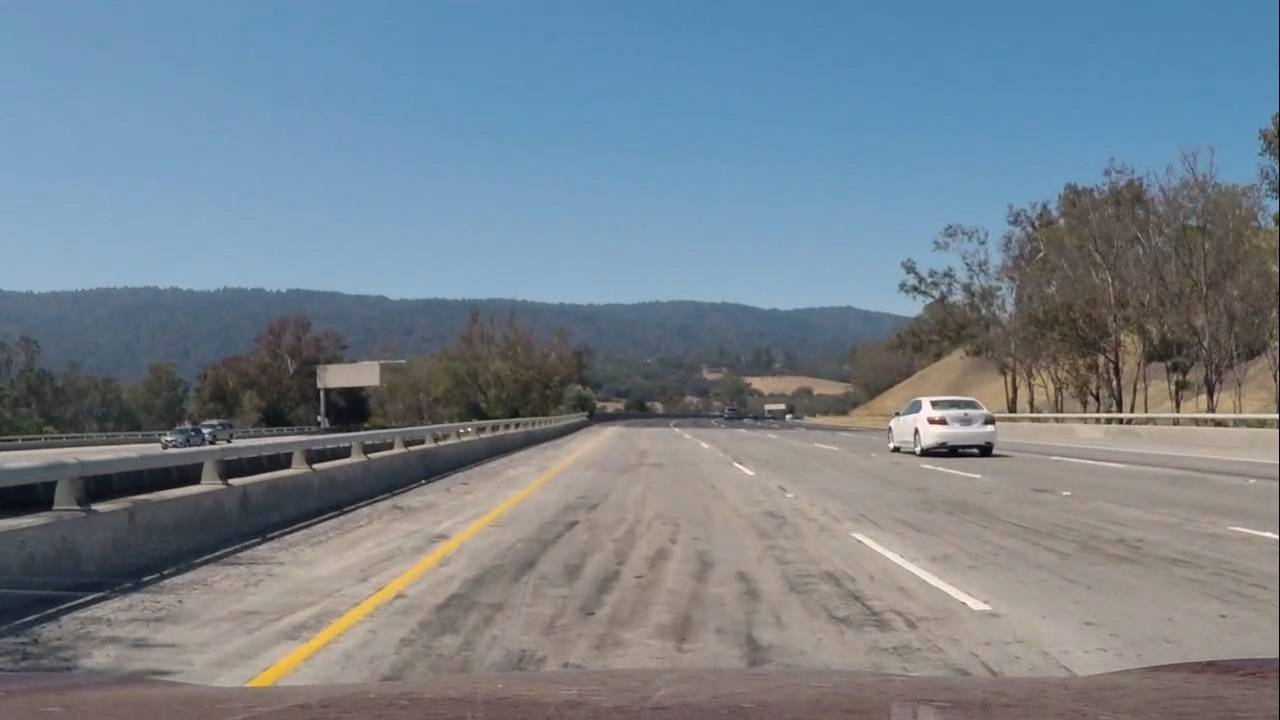
#> input picture test_images/blank_test.jpg, 1280 x 720 px
$ python -i proc.py   (imports and definitions only)   (older library calls are emulated)
#> lines starting #> are read from the running program, lines starting #| are printed output that depends on the picture; after the words box and inside, x2 and y2 are one past the last pixel; in counts of white or black regions, pixels touching at a corner belong together
from turtle import right
import cv2
import numpy as np
import matplotlib.pyplot as plt
import matplotlib.image as mpimg
from helper import save_figure, save_image, save_corner_overlay
from line import Line
import os
import json

# [14 lines left out: function abs_sobel_thresh, not called in this run]

def pipeline(img, **kwargs):
    debug = kwargs.get("debug")
    gray = cv2.cvtColor(img,cv2.COLOR_RGB2GRAY)

    equ = cv2.equalizeHist(gray)
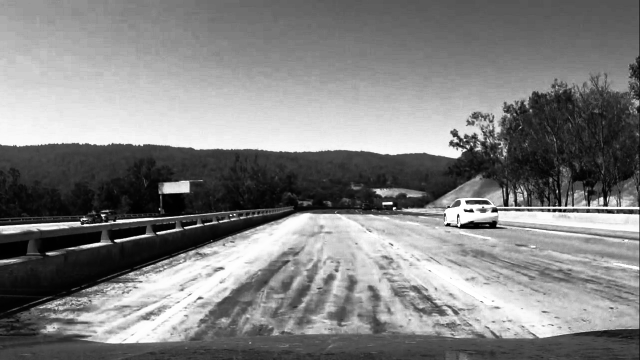
#> equ: shape (720, 1280) (shown at 1/2 size); min 0, max 255, mean 128.8

    if debug:
        # show the histogram equalized image
        save_image(equ, 'Histogram Equalized', 'output_images/examples/example_perspective_hist_eq.jpg')

    #img = cv2.cvtColor(equ,cv2.COLOR_GRAY2RGB)
    hsv = cv2.cvtColor(img, cv2.COLOR_RGB2HLS).astype(np.float)
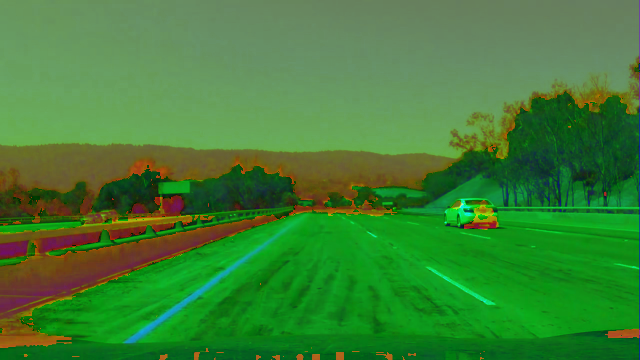
#> hsv: shape (720, 1280, 3) float64 (shown at 1/2 size); mean R, G, B 63.1, 128.7, 53.3
    l_channel = hsv[:,:,1]
    s_channel = hsv[:,:,2]
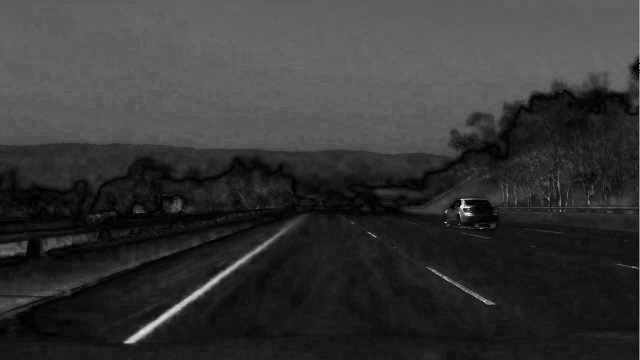
#> s_channel: shape (720, 1280) float64 (shown at 1/2 size); min 0, max 255, mean 53.3

    max_l = np.max(l_channel)
#> max_l = 252

    # Threshold color channel
    s_binary = np.zeros_like(s_channel)

    s_binary[((s_channel >= 90) & (l_channel >= 100)) |
             ((s_channel < 32) & (l_channel >= 0.85*max_l))] = 1

    # if my HLS based thresholding can't find many lane line votes, fall back to sobel based approach
    if np.sum(s_binary) <= 600:
        s_binary = np.zeros_like(s_channel)
        tmp_x = abs_sobel_thresh(equ, orient='x', sobel_kernel=15, thresh=(5, 255))
        s_binary = np.copy(tmp_x)
        s_binary = s_binary

    # get rid of any results in the lower middle part of the image. Helps with problems made by HOV marker
    s_binary[gray.shape[0]-300:gray.shape[0],
                                int(gray.shape[1]/2)-150:int(gray.shape[1]/2)+150] = 0

    color_binary = np.dstack(( s_binary, s_binary, s_binary))

    return color_binary

# Function comes from "Undistort and Transform Perspective" unit in the project's lesson
# [369 lines left out: functions corners_unwarp, corners_warp, compute_lane_line_polynomials, calculate_lane_curvature, big_pipeline, not called in this run]

>>> import cv2
>>> picture = cv2.cvtColor(cv2.imread('../test_images/blank_test.jpg'), cv2.COLOR_BGR2RGB)
>>> result = pipeline(picture)
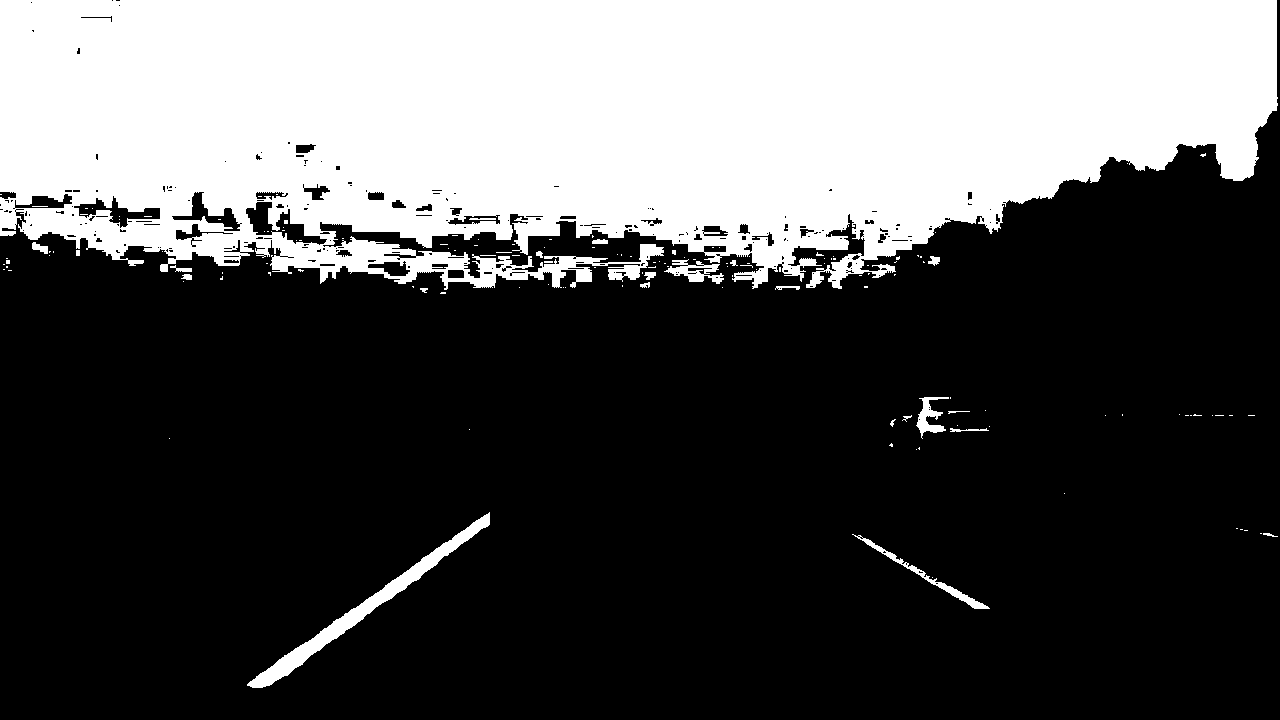
#> result: shape (720, 1280, 3) float64; values 0 (black) and 1 (white), 32.6% white; 148 white regions (125 under 20 px), largest, box (x1, y1, x2, y2) and area: (0, 0, 1278, 290) 292898, (247, 512, 490, 688) 3888, (852, 534, 990, 609) 777

$ run again, on test_images/challenge.jpg
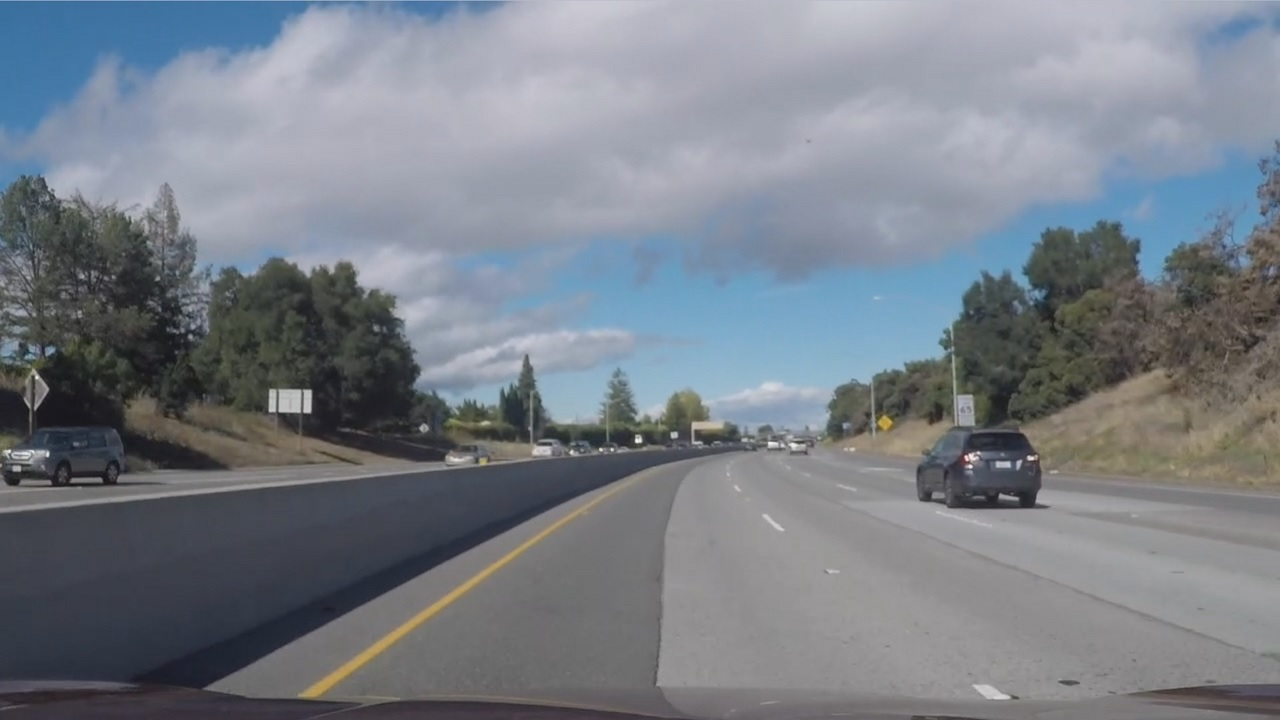
#> input picture test_images/challenge.jpg, 1280 x 720 px
#> in pipeline, `s_channel = hsv[:,:,2]`:
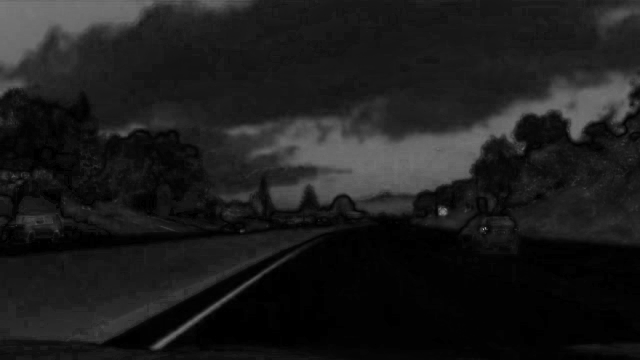
#> s_channel: shape (720, 1280) float64 (shown at 1/2 size); min 0, max 255, mean 28.1
#> max_l = 247
#> `result = pipeline(picture)`:
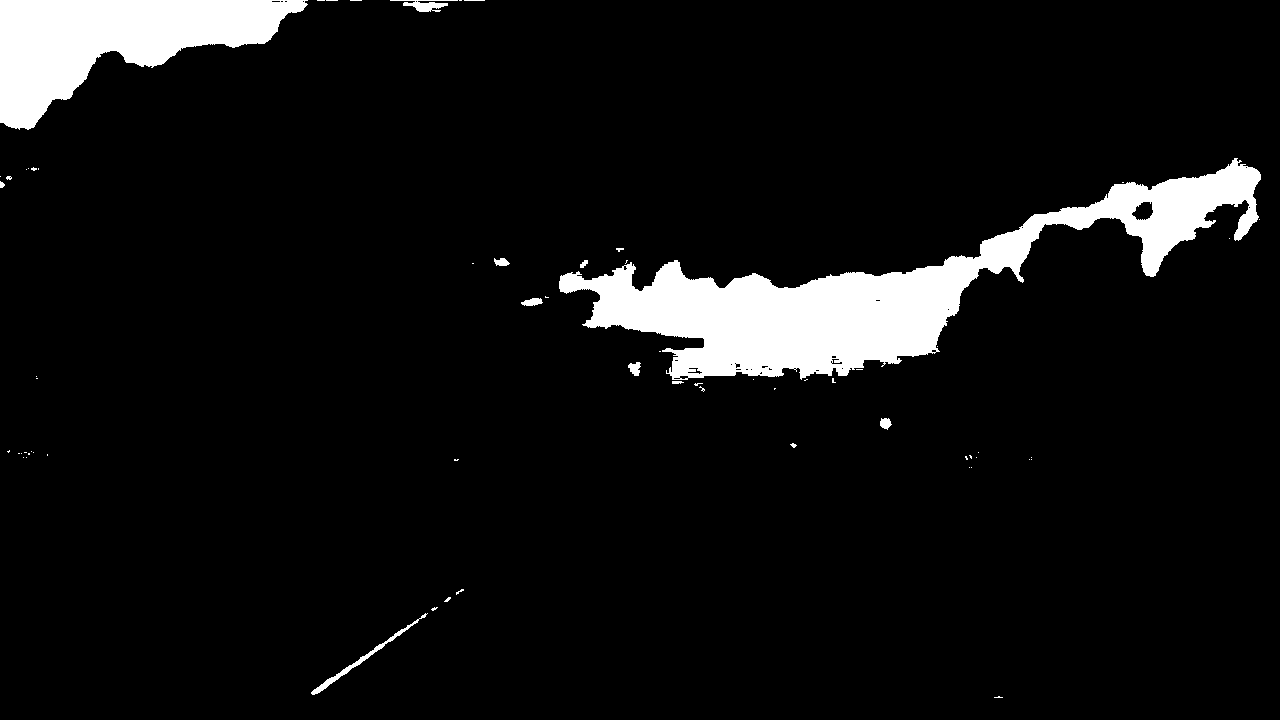
#> result: shape (720, 1280, 3) float64; values 0 (black) and 1 (white), 7% white; 65 white regions (51 under 20 px), largest, box (x1, y1, x2, y2) and area: (559, 158, 1261, 380) 42583, (0, 0, 308, 130) 20020, (311, 613, 428, 695) 561

$ run again, on test_images/challenge_1.jpg
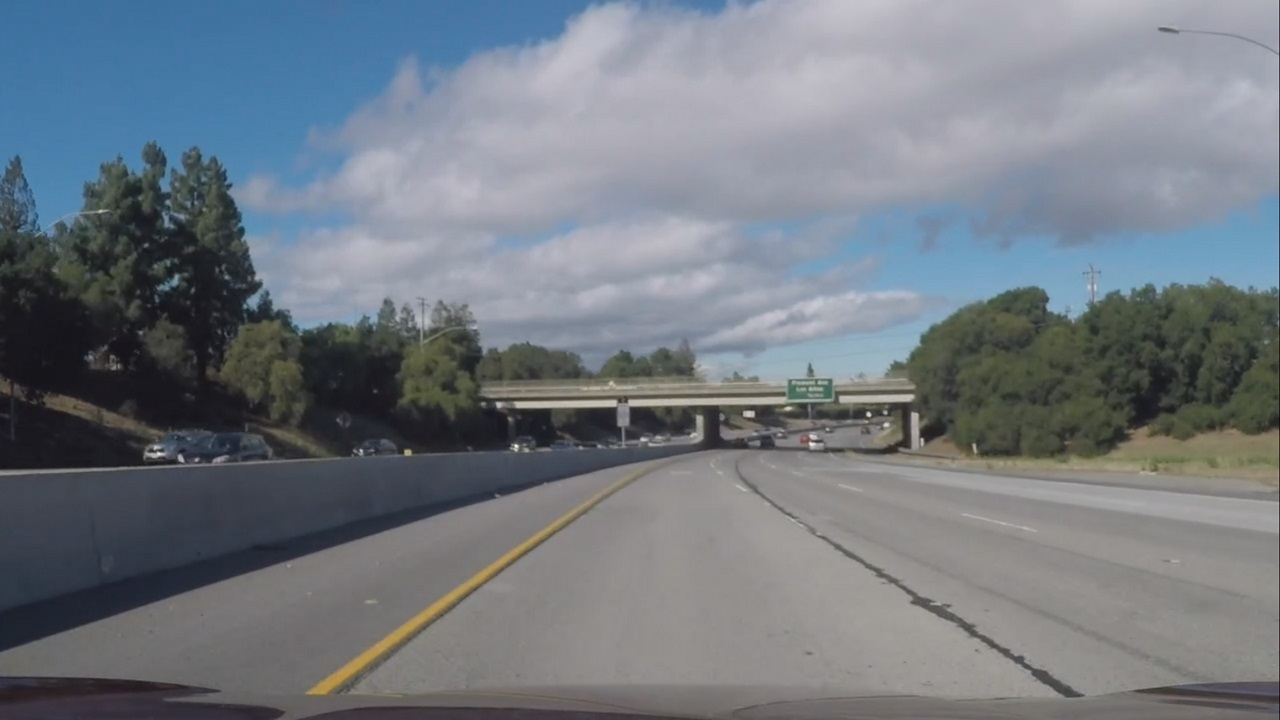
#> input picture test_images/challenge_1.jpg, 1280 x 720 px
#> in pipeline, `s_channel = hsv[:,:,2]`:
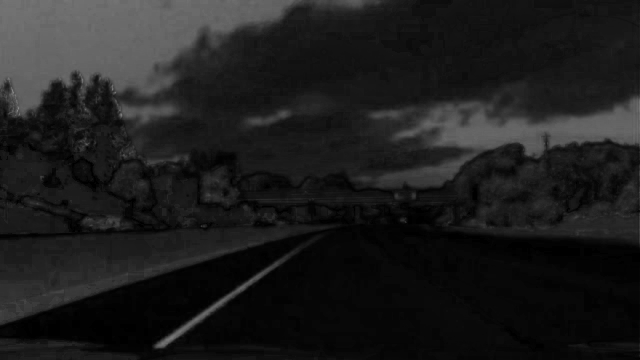
#> s_channel: shape (720, 1280) float64 (shown at 1/2 size); min 0, max 153, mean 29.3
#> max_l = 238
#> `result = pipeline(picture)`:
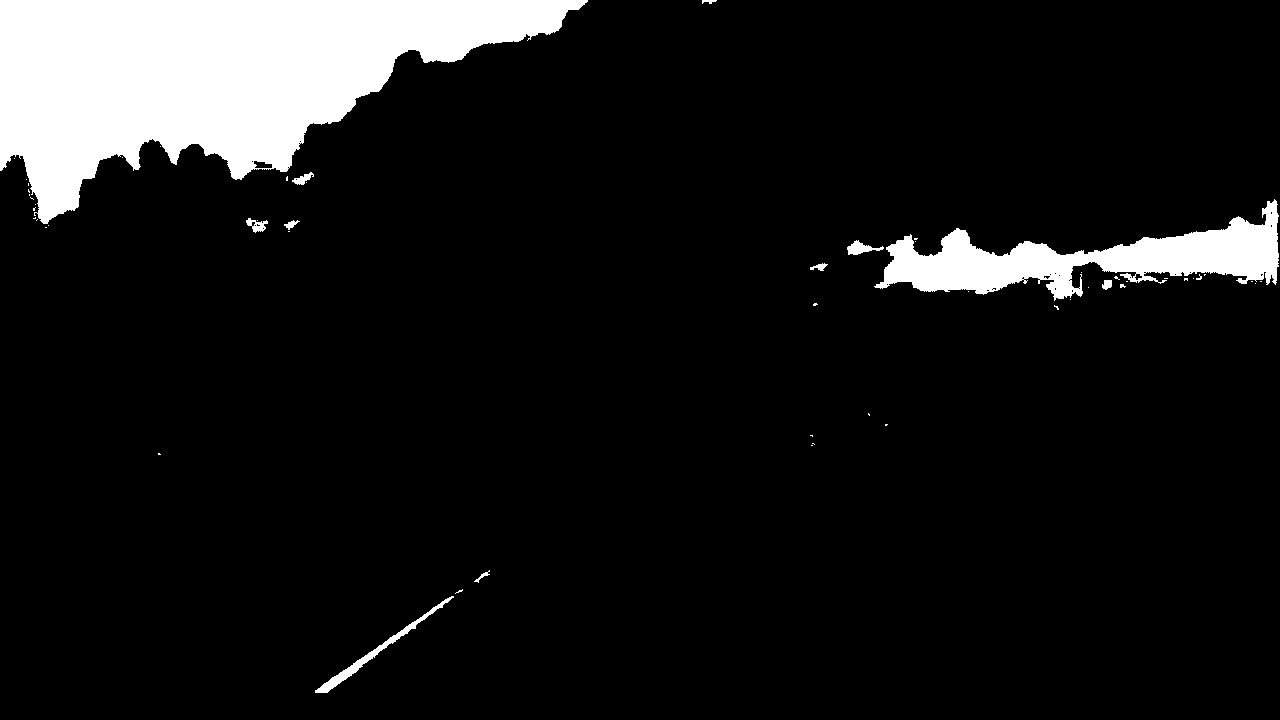
#> result: shape (720, 1280, 3) float64; values 0 (black) and 1 (white), 9.5% white; 55 white regions (44 under 20 px), largest, box (x1, y1, x2, y2) and area: (0, 0, 588, 224) 69298, (874, 199, 1279, 301) 16041, (315, 596, 454, 693) 1004
